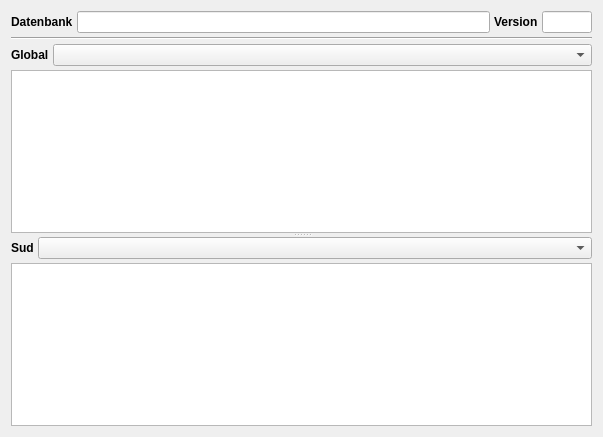
<?xml version="1.0" encoding="UTF-8"?>
<ui version="4.0">
 <class>TabDatenbank</class>
 <widget class="QWidget" name="TabDatenbank">
  <property name="geometry">
   <rect>
    <x>0</x>
    <y>0</y>
    <width>603</width>
    <height>437</height>
   </rect>
  </property>
  <layout class="QVBoxLayout" name="verticalLayout_3">
   <property name="spacing">
    <number>4</number>
   </property>
   <item>
    <layout class="QHBoxLayout" name="horizontalLayout_3">
     <item>
      <widget class="QLabel" name="label">
       <property name="font">
        <font>
         <weight>75</weight>
         <bold>true</bold>
        </font>
       </property>
       <property name="text">
        <string>Datenbank</string>
       </property>
      </widget>
     </item>
     <item>
      <widget class="QLineEdit" name="tbDatenbankPfad">
       <property name="toolTip">
        <string>&lt;html&gt;&lt;head/&gt;&lt;body&gt;&lt;p&gt;Dieses Feld gibt Auskunft zum Pfad der gewählten &lt;span style=&quot; font-weight:600;&quot;&gt;Datenbank&lt;/span&gt;.&lt;/p&gt;&lt;/body&gt;&lt;/html&gt;</string>
       </property>
       <property name="readOnly">
        <bool>true</bool>
       </property>
      </widget>
     </item>
     <item>
      <widget class="QLabel" name="label_2">
       <property name="font">
        <font>
         <weight>75</weight>
         <bold>true</bold>
        </font>
       </property>
       <property name="text">
        <string>Version</string>
       </property>
      </widget>
     </item>
     <item>
      <widget class="QLineEdit" name="tbDatenbankVersion">
       <property name="minimumSize">
        <size>
         <width>50</width>
         <height>0</height>
        </size>
       </property>
       <property name="maximumSize">
        <size>
         <width>50</width>
         <height>16777215</height>
        </size>
       </property>
       <property name="toolTip">
        <string>&lt;html&gt;&lt;head/&gt;&lt;body&gt;&lt;p&gt;Hier steht die &lt;span style=&quot; font-weight:600;&quot;&gt;Versionsnummer&lt;/span&gt; der gewählten Datenbank.&lt;/p&gt;&lt;/body&gt;&lt;/html&gt;</string>
       </property>
       <property name="alignment">
        <set>Qt::AlignCenter</set>
       </property>
       <property name="readOnly">
        <bool>true</bool>
       </property>
      </widget>
     </item>
    </layout>
   </item>
   <item>
    <widget class="Line" name="line">
     <property name="orientation">
      <enum>Qt::Horizontal</enum>
     </property>
    </widget>
   </item>
   <item>
    <widget class="QSplitter" name="splitter">
     <property name="frameShape">
      <enum>QFrame::NoFrame</enum>
     </property>
     <property name="lineWidth">
      <number>1</number>
     </property>
     <property name="orientation">
      <enum>Qt::Vertical</enum>
     </property>
     <widget class="QWidget" name="verticalLayoutWidget">
      <layout class="QVBoxLayout" name="verticalLayout">
       <property name="spacing">
        <number>4</number>
       </property>
       <property name="bottomMargin">
        <number>0</number>
       </property>
       <item>
        <layout class="QHBoxLayout" name="horizontalLayout">
         <item>
          <widget class="QLabel" name="label_3">
           <property name="font">
            <font>
             <weight>75</weight>
             <bold>true</bold>
            </font>
           </property>
           <property name="text">
            <string>Global</string>
           </property>
          </widget>
         </item>
         <item>
          <widget class="ComboBox" name="comboBox">
           <property name="sizePolicy">
            <sizepolicy hsizetype="Expanding" vsizetype="Fixed">
             <horstretch>0</horstretch>
             <verstretch>0</verstretch>
            </sizepolicy>
           </property>
           <property name="toolTip">
            <string>&lt;html&gt;&lt;head/&gt;&lt;body&gt;&lt;p&gt;Auswahl der &lt;span style=&quot; font-weight:600;&quot;&gt;globalen&lt;/span&gt; Tabelle.&lt;/p&gt;&lt;/body&gt;&lt;/html&gt;</string>
           </property>
          </widget>
         </item>
        </layout>
       </item>
       <item>
        <widget class="TableView" name="tableView">
         <property name="alternatingRowColors">
          <bool>true</bool>
         </property>
         <property name="selectionBehavior">
          <enum>QAbstractItemView::SelectRows</enum>
         </property>
         <property name="wordWrap">
          <bool>false</bool>
         </property>
        </widget>
       </item>
      </layout>
     </widget>
     <widget class="QWidget" name="verticalLayoutWidget_2">
      <layout class="QVBoxLayout" name="verticalLayout_2">
       <property name="spacing">
        <number>4</number>
       </property>
       <property name="topMargin">
        <number>0</number>
       </property>
       <item>
        <layout class="QHBoxLayout" name="horizontalLayout_2">
         <item>
          <widget class="QLabel" name="label_4">
           <property name="font">
            <font>
             <weight>75</weight>
             <bold>true</bold>
            </font>
           </property>
           <property name="text">
            <string>Sud</string>
           </property>
          </widget>
         </item>
         <item>
          <widget class="ComboBox" name="comboBoxSud">
           <property name="sizePolicy">
            <sizepolicy hsizetype="Expanding" vsizetype="Fixed">
             <horstretch>0</horstretch>
             <verstretch>0</verstretch>
            </sizepolicy>
           </property>
           <property name="toolTip">
            <string>&lt;html&gt;&lt;head/&gt;&lt;body&gt;&lt;p&gt;Auswahl der &lt;span style=&quot; font-weight:600;&quot;&gt;Sud spezifische&lt;/span&gt; Tabelle. Zuvor muss ein Sud geladen werden.&lt;/p&gt;&lt;/body&gt;&lt;/html&gt;</string>
           </property>
          </widget>
         </item>
        </layout>
       </item>
       <item>
        <widget class="TableView" name="tableViewSud">
         <property name="alternatingRowColors">
          <bool>true</bool>
         </property>
         <property name="wordWrap">
          <bool>false</bool>
         </property>
        </widget>
       </item>
      </layout>
     </widget>
    </widget>
   </item>
  </layout>
 </widget>
 <customwidgets>
  <customwidget>
   <class>TableView</class>
   <extends>QTableView</extends>
   <header>widgets/tableview.h</header>
  </customwidget>
  <customwidget>
   <class>ComboBox</class>
   <extends>QComboBox</extends>
   <header>widgets/combobox.h</header>
  </customwidget>
 </customwidgets>
 <tabstops>
  <tabstop>tbDatenbankPfad</tabstop>
  <tabstop>tbDatenbankVersion</tabstop>
  <tabstop>comboBox</tabstop>
  <tabstop>tableView</tabstop>
  <tabstop>comboBoxSud</tabstop>
  <tabstop>tableViewSud</tabstop>
 </tabstops>
 <resources/>
 <connections/>
</ui>
